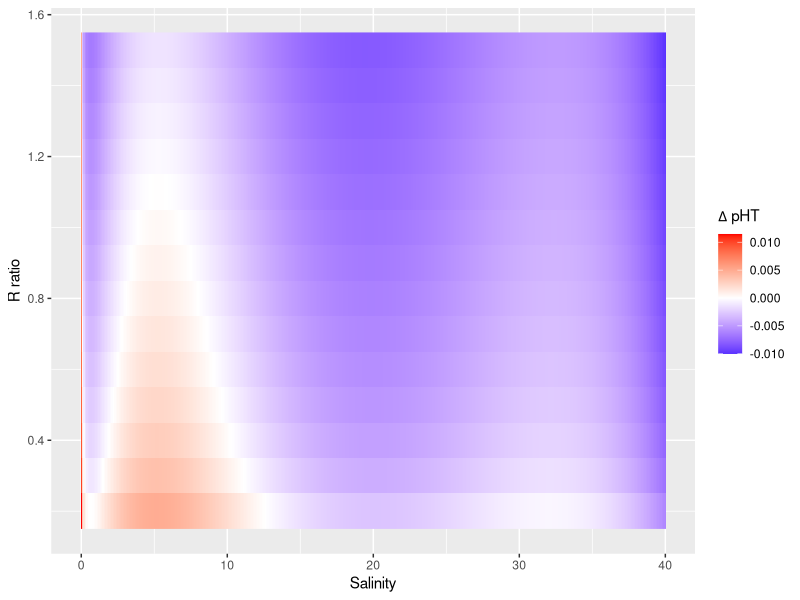
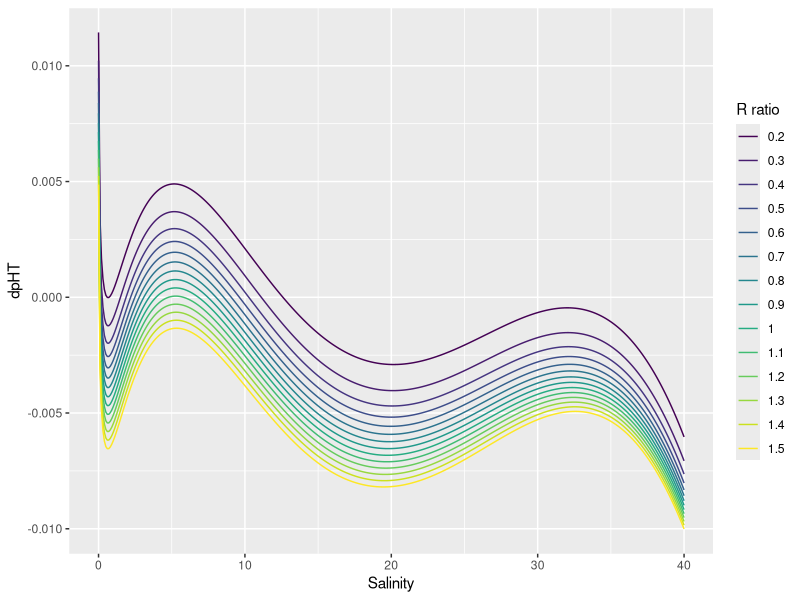

Generate these figures, in order, with R:
library(data.table)
library(tidyverse)
library(ggplot2)

#### Definitions of equations to calculate pH from measured
#### Salinity (Sal), Temperature in K (Tem) and mCP absorption ratio (Rspec = A434/A578)

#### Mosley et al. 2004

pHT.Mosley <- function(Sal, Tem, Rspec,
                      e1 = 0.00691, e2 = 2.222, e3 = 0.1331) {
  (1245.69/Tem) + 4.4572353 - (0.3238*(Sal^0.5)) + (0.0807*Sal) - (0.01157*(Sal^1.5)) + (0.000694*(Sal^2)) +
    log10( (Rspec-e1) / (e2-Rspec*e3) ) 
  }


#### Mueller and Rehder (2018)

pHT.Mueller <- function(Sal, Tem, Rspec){
  
  #first set of coefficients defines pK2e2 = f(Sal, Tem)
  
    1.08071477e+03                      -
    1.35394946e-01  *Sal^0.5            -   
    1.98063716e+02  *Sal^1.5            +
    6.31924397e+01  *Sal^2              -
    5.18141866e+00  *Sal^2.5            -
    2.66457425e+04  *Tem^-1             +
    5.08796578e+03  *Sal^1.5 * Tem^-1   -
    1.62454827e+03  *Sal^2 * Tem^-1     +
    1.33276788e+02  *Sal^2.5 * Tem^-1   -
    1.89671212e+02  *log(Tem)           +
    3.49038762e+01  *Sal^1.5 * log(Tem) -
    1.11336508e+01  *Sal^2 * log(Tem)   +
    9.12761930e-01  *Sal^2.5 * log(Tem) +
    3.27430677e-01  *Tem              -
    7.51448528e-04  *Sal^0.5 * Tem      +
    3.94838229e-04  *Sal * Tem          -
    6.00237876e-02  *Sal^1.5 * Tem      +
    1.90997693e-02  *Sal^2 * Tem        -
    1.56396488e-03  *Sal^2.5 * Tem      +
    
  #second set of coefficients includes the definition of mCP absorptivity ratios e1 and e3/e3
  #as determined by Liu et al. (2011) and defines the log-term calculation 
    
    
    log10(
      (Rspec -
         (-0.007762 + 4.5174e-5*Tem)) /
        (1 - (Rspec *  (- 0.020813 + 2.60262e-4*Tem + 1.0436e-4*(Sal-35))))
    )
}


#### create data frame with a range of combined theoretical Sal and Rspec values and
#### calculate pHT values incl. deviations according to Mosley and Mueller 

df <- data.table(expand.grid(
  Sal = seq(0,40,0.1),
  Tem = 298.15,
  RSpec = seq(0.2,1.5,0.1)
))



df <- df %>% 
  mutate(pHT.Mueller = pHT.Mueller(Sal, Tem, RSpec)) %>% 
  mutate(pHT.Mosley = pHT.Mosley(Sal, Tem, RSpec)) %>% 
  mutate(dpHT = pHT.Mueller - pHT.Mosley) 


#### plot results and write data file

df %>% 
ggplot(aes(Sal, RSpec, fill=dpHT))+
  geom_raster()+
  scale_fill_gradient2(low = "blue", high = "red", mid="white", name=expression(Delta~pHT))+
  labs(x="Salinity", y="R ratio")

df %>% 
  #filter(RSpec == 0.8) %>% 
  ggplot(aes(Sal, dpHT, col=as.factor(RSpec))) +
  geom_line()+
  scale_color_viridis_d(name="R ratio")+
  labs(x="Salinity", name=expression(Delta~pHT))
